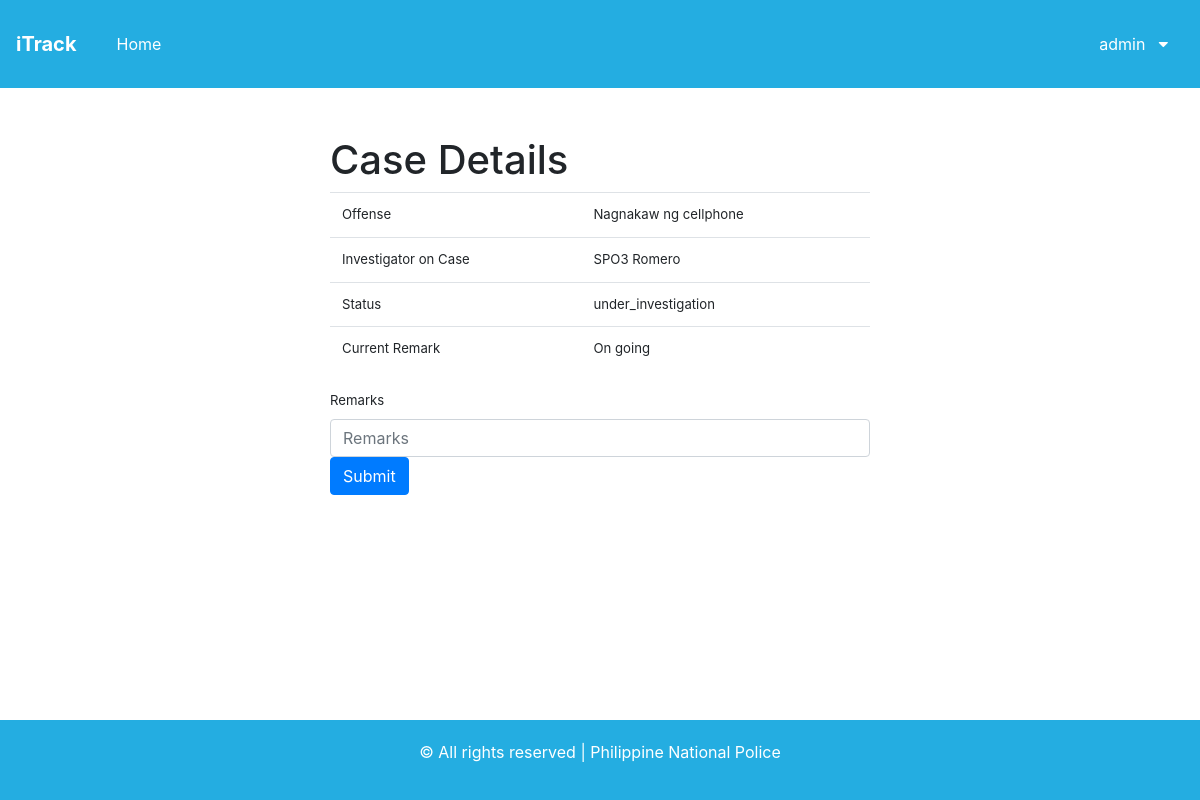
The page /itrackfinal/editRemarks.php?id=12 (signed in) on the database its author committed.
### tables this page shows
CREATE TABLE `adminview` (
  `userID` int(11) NOT NULL,
  `benNum` int(11) NOT NULL,
  `compOffense` varchar(150) NOT NULL,
  `dateComi` date NOT NULL,
  `compStatus` longtext NOT NULL,
  `compInv` varchar(200) NOT NULL,
  `compRemarks` longtext NOT NULL,
  `remark_id` int(11) NOT NULL,
  `dateCompl` date DEFAULT NULL
);

### itrackfinal/editRemarks.php (the view, shortened to what this page needs)
<?php
    include 'includes/admin.inc.php';
    require "adminheader.php";
    $id = $_GET['id'];
    $sql="SELECT * FROM adminview WHERE benNum = $id";
    $result = $conn->query($sql);
    $result = mysqli_fetch_assoc($result)
?>
<!DOCTYPE html>
<html lang="en">
<head>
    <link rel="stylesheet" href="css/bootstrap.css">
    <link href="//maxcdn.bootstrapcdn.com/font-awesome/4.7.0/css/font-awesome.min.css" rel="stylesheet">
</head>
<body>
    <br>
    <br>
    <div class="container">
        <div class="row">
            <div class="col-sm-6 offset-sm-3">
                <table class="table">
                <h1>Case Details</h1>
                    <tbody>
                        <tr>
                            <td>Offense</td>
                            <td><?=$result['compOffense']?></td>
                        </tr>
                        <tr>
                            <td>Investigator on Case</td>
                            <td><?=$result['compInv']?></td>
                        </tr>
                        <tr>
                         <td> Status</td>
                         <td> <?=$result['compStatus']?></td>
                        </tr>
                        <tr>
                            <td> Current Remark</td>
                            <td> <?=$result['compRemarks']?></td>
                        </tr>
                    </tbody>
                </table>
            </div>
        </div>
        <div class="row">
            <div class="col-sm-6 offset-sm-3">
                <form action="<?php echo $_SERVER['PHP_SELF']; ?>" method="post">
                <div class=form-group>
                    <label for="compRemarks">Remarks</label>
                    <input class="form-control" type="text" name="compRemarks" value="" placeholder="Remarks">
                    <button class="btn btn-primary" type="submit" name="case-submit">Submit</button>
                </form>
            </div>
        </div>
    </div>
</body>
</html>
<?php
    require "viewingfooter.php";
?>

### itrackfinal/assets/css/style.css (style rules this page uses)
.btn { display: inline-flex; align-items: center; }
*, *:before, *:after { box-sizing: inherit; }

### rows shown on the page
adminview: compOffense "Nagnakaw ng cellphone", compInv "SPO3 Romero", compStatus "under_investigation", compRemarks "On going"

### other values the page prints
$_SESSION['userUid'] "admin"
